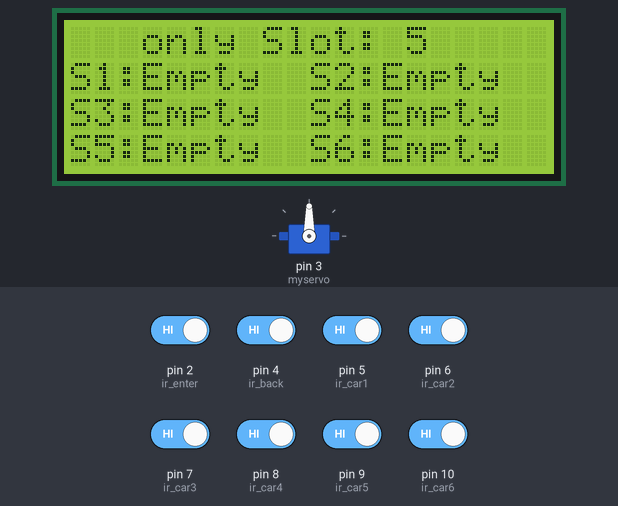
This sketch was run on a simulated Arduino Uno, built with avr-gcc and run on an emulated ATmega328P. Shown: 20×4 character LCD, servo. Inputs (shaded band) come from the test bench; at power-on: pin 2 (ir_enter), pin 4 (ir_back), pin 5 (ir_car1), pin 6 (ir_car2), pin 7 (ir_car3), pin 8 (ir_car4), pin 9 (ir_car5), pin 10 (ir_car6) HIGH.

Above: at 3.3 s.
3.4 s: pin 5 (ir_car1) driven LOW
At 4.6 s:
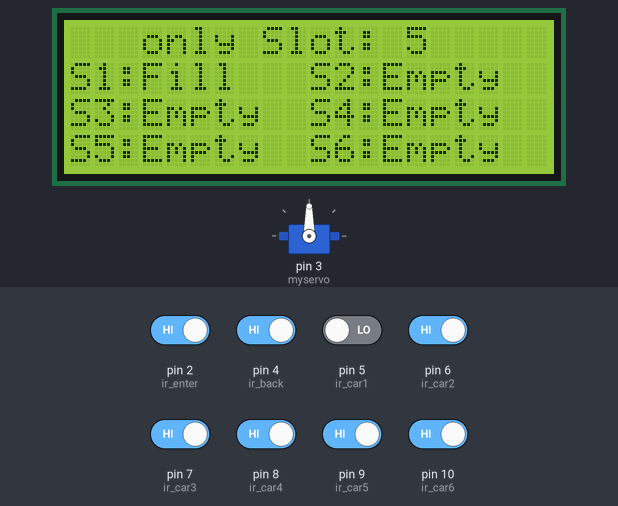
4.9 s: pin 6 (ir_car2) driven LOW
At 5.4 s:
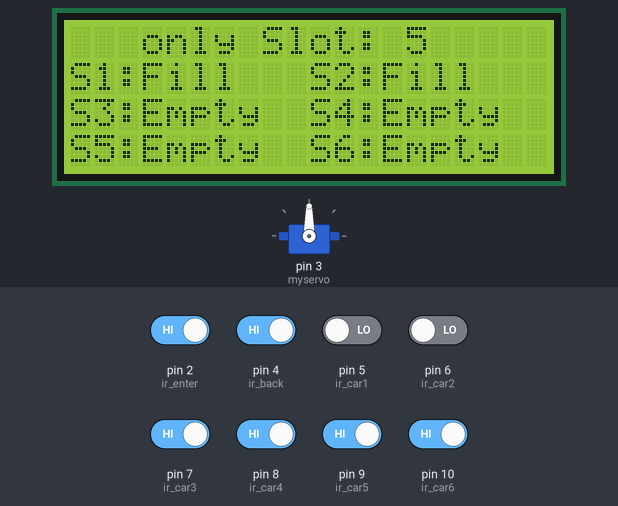
6.4 s: pin 7 (ir_car3) driven LOW
At 6.8 s:
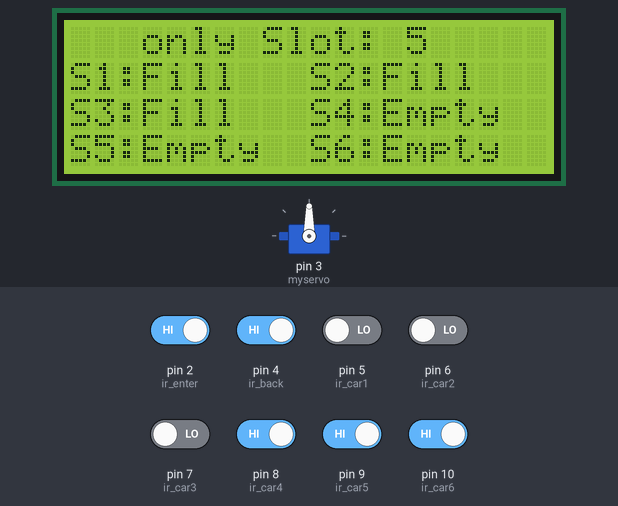
7.9 s: pin 8 (ir_car4) driven LOW
At 9.1 s:
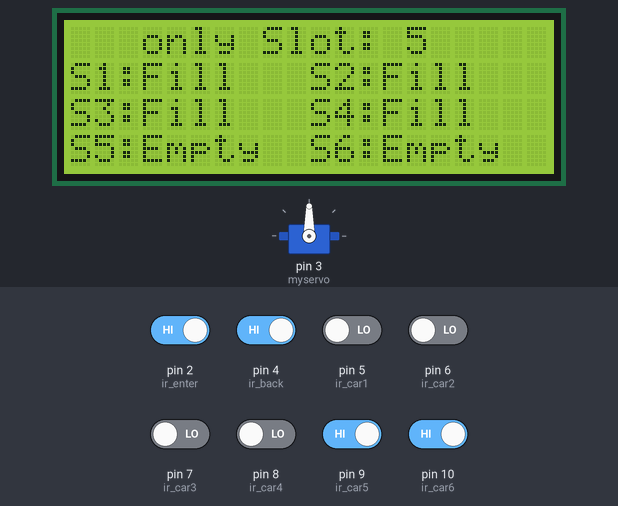
9.4 s: pin 9 (ir_car5) driven LOW
At 10.6 s:
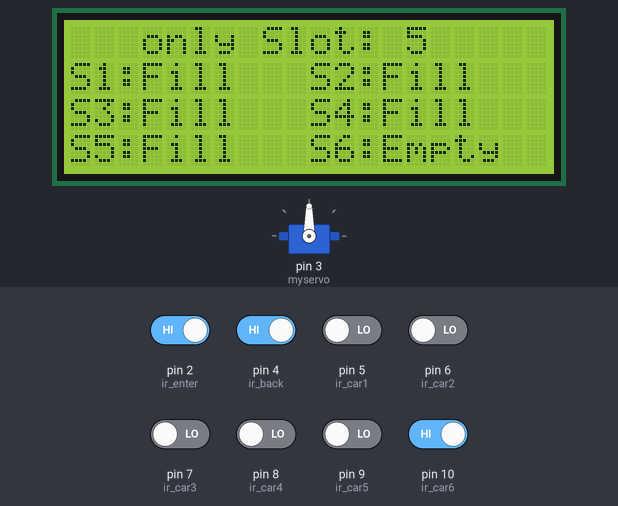
10.9 s: pin 10 (ir_car6) driven LOW
At 12.2 s:
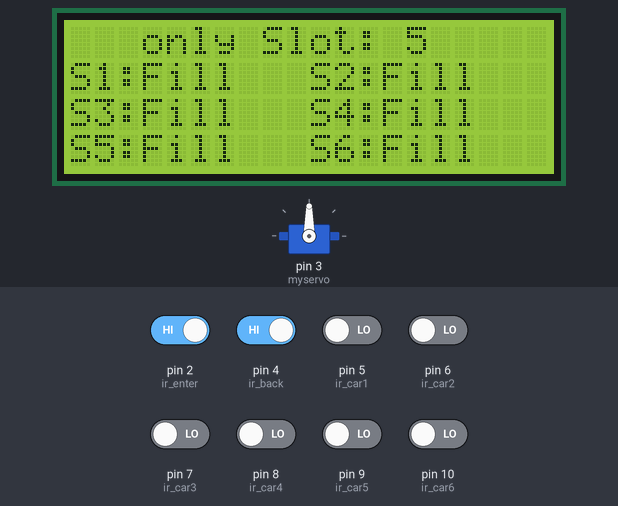
Timing chart, 0 to 13.5 s (numbered marks = the images above; inputs shaded):
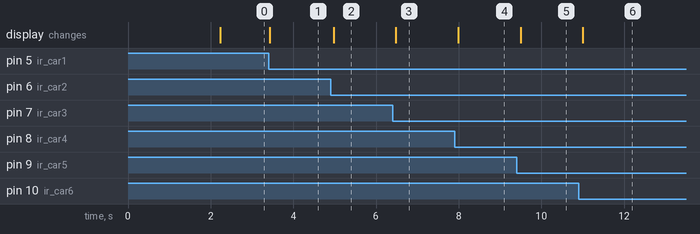

The sketch:

Car_Parking_System_LCD.ino
```cpp
#include <Servo.h>
#include <Wire.h>
#include <LiquidCrystal_I2C.h>
LiquidCrystal_I2C lcd(0x27,20,4);

Servo myservo;

#define ir_enter 2
#define ir_back  4

#define ir_car1 5
#define ir_car2 6
#define ir_car3 7
#define ir_car4 8
#define ir_car5 9
#define ir_car6 10

int S1=0, S2=0, S3=0, S4=0, S5=0, S6=0;
int flag1=0, flag2=0;
int slot = 5;

void setup(){
Serial.begin(9600);
lcd.init();
lcd.clear();
lcd.backlight();

pinMode(ir_car1, INPUT);
pinMode(ir_car2, INPUT);
pinMode(ir_car3, INPUT);
pinMode(ir_car4, INPUT);
pinMode(ir_car5, INPUT);
pinMode(ir_car6, INPUT);

pinMode(ir_enter, INPUT);
pinMode(ir_back, INPUT);

myservo.attach(3);
myservo.write(90);

lcd.begin(20, 4);
lcd.setCursor (0,1);
lcd.print("    Car  parking  ");
lcd.setCursor (0,2);
lcd.print("       System     ");
delay (2000);
lcd.clear();

Read_Sensor();

int total = S1+S2+S3+S4;
slot = slot-total;
}

void loop(){

Read_Sensor();

lcd.setCursor (0,0);
lcd.print("   only Slot: ");
lcd.print(slot);
lcd.print("    ");

lcd.setCursor (0,1);
if(S1==1){lcd.print("S1:Fill ");}
     else{lcd.print("S1:Empty");}

lcd.setCursor (10,1);
if(S2==1){lcd.print("S2:Fill ");}
     else{lcd.print("S2:Empty");}

lcd.setCursor (0,2);
if(S3==1){lcd.print("S3:Fill ");}
     else{lcd.print("S3:Empty");}

lcd.setCursor (10,2);
if(S4==1){lcd.print("S4:Fill ");}
     else{lcd.print("S4:Empty");}

lcd.setCursor (0,3);
if(S5==1){lcd.print("S5:Fill ");}
     else{lcd.print("S5:Empty");}

lcd.setCursor (10,3);
if(S6==1){lcd.print("S6:Fill ");}
     else{lcd.print("S6:Empty");}

if(digitalRead (ir_enter) == 0 && flag1==0){
if(slot>0){flag1=1;
if(flag2==0){myservo.write(180); slot = slot-1;}
}else{
lcd.setCursor (0,0);
lcd.print(" Sorry Parking Full ");
delay(1500);
}
}

if(digitalRead (ir_back) == 0 && flag2==0)
{
  flag2=1;
if(flag1==0)
{
  myservo.write(180);
  delay(1000);
  slot = slot+1;}
}

if(flag1==1 && flag2==1){
delay (1000);
myservo.write(90);
flag1=0, flag2=0;
}

delay(1);
}

void Read_Sensor(){
S1=0, S2=0, S3=0, S4=0, S5=0, S6=0;

if(digitalRead(ir_car1) == 0){S1=1;}
if(digitalRead(ir_car2) == 0){S2=1;}
if(digitalRead(ir_car3) == 0){S3=1;}
if(digitalRead(ir_car4) == 0){S4=1;}
if(digitalRead(ir_car5) == 0){S5=1;}
if(digitalRead(ir_car6) == 0){S6=1;}
}
```

Measured:
- after the input at 3.4 s, the display: changes at once (image 1)
- after the input at 4.9 s, the display: changes after 0.08 s (image 2)
- after the input at 6.4 s, the display: changes after 0.08 s (image 3)
- after the input at 7.9 s, the display: changes after 0.09 s (image 4)
- after the input at 9.4 s, the display: changes after 0.10 s (image 5)
- after the input at 10.9 s, the display: changes after 0.10 s (image 6)
